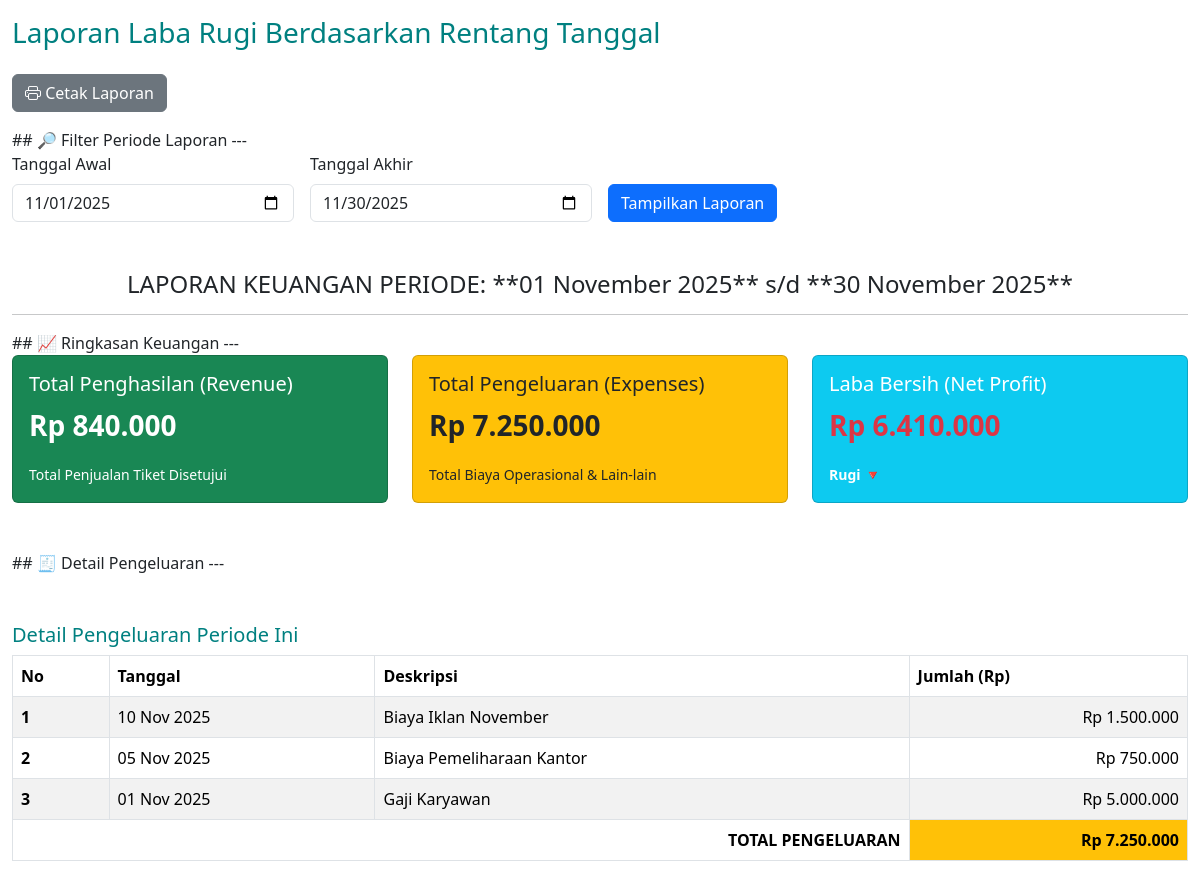
Page /admin/laporan_keuangan.php (signed in) on the committed database.
### tables this page shows
CREATE TABLE `expenses` (
  `id` int NOT NULL,
  `deskripsi` varchar(255) NOT NULL,
  `jumlah` decimal(12,2) NOT NULL,
  `tanggal_pengeluaran` date NOT NULL,
  `created_at` timestamp NOT NULL DEFAULT CURRENT_TIMESTAMP
);

### admin/laporan_keuangan.php (the view, shortened to what this page needs)
<?php
include "../koneksi.php";
include "boot.php";
$default_start = date('Y-m-01');
$default_end = date('Y-m-t');
$start_date = $_GET['start_date'] ?? $default_start;
$end_date = $_GET['end_date'] ?? $default_end;
$end_date_query = $end_date . ' 23:59:59';
$penghasilan_query = $mysql->prepare("
    SELECT IFNULL(SUM(p.harga * k.jumlah), 0) AS total_penghasilan
    FROM bookings k
    JOIN pesawat p ON k.id_pesawat = p.id
    WHERE k.status = 'disetujui'
    AND k.created_at BETWEEN ? AND ?
");
$penghasilan_query->bind_param("ss", $start_date, $end_date_query);
$penghasilan_query->execute();
$penghasilan_result = $penghasilan_query->get_result()->fetch_assoc();
$total_penghasilan = $penghasilan_result['total_penghasilan'] ?? 0;
$pengeluaran_query = $mysql->prepare("
    SELECT IFNULL(SUM(jumlah), 0) AS total_pengeluaran
    FROM expenses
    WHERE tanggal_pengeluaran BETWEEN ? AND ?
");
$pengeluaran_query->bind_param("ss", $start_date, $end_date_query);
$pengeluaran_query->execute();
$pengeluaran_result = $pengeluaran_query->get_result()->fetch_assoc();
$total_pengeluaran = $pengeluaran_result['total_pengeluaran'] ?? 0;
$laba_bersih = $total_penghasilan - $total_pengeluaran;
if ($laba_bersih > 0) {
    $laba_status = "Laba 💰";
    $laba_class = "text-success";
} elseif ($laba_bersih < 0) {
    $laba_status = "Rugi 🔻";
    $laba_class = "text-danger";
} else {
    $laba_status = "Impás (Break-even) ⏸️";
    $laba_class = "text-secondary";
}
$detail_pengeluaran_sql = "
    SELECT id, deskripsi, jumlah, tanggal_pengeluaran
    FROM expenses
    WHERE tanggal_pengeluaran BETWEEN ? AND ?
    ORDER BY tanggal_pengeluaran DESC
";
$print_query_string = http_build_query(['start_date' => $start_date, 'end_date' => $end_date]);
?>
<!DOCTYPE html>
<html lang="id">
<head>
</head>
<body>
    <div class="container-fluid mt-3">
        <h3 class="mb-4 header-color">Laporan Laba Rugi Berdasarkan Rentang Tanggal</h3>
        <div class="mb-3">
            <a href="cetak_laporan.php?<?= $print_query_string ?>" target="_blank" class="btn btn-secondary">
                <i class="bi bi-printer"></i> Cetak Laporan
            </a>
        </div>
        ## 🔎 Filter Periode Laporan
        ---
        <form class="row g-3 mb-4 align-items-end" method="GET" action="index.php">
            <div class="col-md-3">
                <label for="startDate" class="form-label">Tanggal Awal</label>
                <input type="date" class="form-control" id="startDate" name="start_date" value="<?= htmlspecialchars($start_date) ?>" required>
            </div>
            <div class="col-md-3">
                <label for="endDate" class="form-label">Tanggal Akhir</label>
                <input type="date" class="form-control" id="endDate" name="end_date" value="<?= htmlspecialchars($end_date) ?>" required>
            </div>
            <div class="col-md-6">
                <button type="submit" class="btn btn-primary me-2">Tampilkan Laporan</button>
            </div>
        </form>
        <h4 class="mt-5 text-center">LAPORAN KEUANGAN PERIODE: **<?= date('d F Y', strtotime($start_date)) ?>** s/d **<?= date('d F Y', strtotime($end_date)) ?>**</h4>
        <hr>
        ## 📈 Ringkasan Keuangan
        ---
        <div class="row mb-5">
            <div class="col-md-4">
                <div class="card bg-success text-white">
                    <div class="card-body">
                        <h5 class="card-title">Total Penghasilan (Revenue)</h5>
                        <p class="card-text fs-3 fw-bold">Rp <?= number_format($total_penghasilan, 0, ',', '.') ?></p>
                        <small>Total Penjualan Tiket Disetujui</small>
                    </div>
                </div>
            </div>
            <div class="col-md-4">
                <div class="card bg-warning text-dark">
                    <div class="card-body">
                        <h5 class="card-title">Total Pengeluaran (Expenses)</h5>
                        <p class="card-text fs-3 fw-bold">Rp <?= number_format($total_pengeluaran, 0, ',', '.') ?></p>
                        <small>Total Biaya Operasional & Lain-lain</small>
                    </div>
                </div>
            </div>
            <div class="col-md-4">
                <div class="card bg-info text-white">
                    <div class="card-body">
                        <h5 class="card-title">Laba Bersih (Net Profit)</h5>
                        <p class="card-text fs-3 fw-bold <?= $laba_class ?>">Rp <?= number_format(abs($laba_bersih), 0, ',', '.') ?></p>
                        <small class="fw-bold"><?= $laba_status ?></small>
                    </div>
                </div>
            </div>
        </div>
        ## 🧾 Detail Pengeluaran
        ---
        <h5 class="mt-5 header-color">Detail Pengeluaran Periode Ini</h5>
        <table class="table table-striped table-bordered">
            <thead class="table-custom-header">
                <tr>
                    <th scope="col">No</th>
                    <th scope="col">Tanggal</th>
                    <th scope="col">Deskripsi</th>
                    <th scope="col">Jumlah (Rp)</th>
                </tr>
            </thead>
            <tbody>
                <?php
                $no = 0;
                $stmt_detail_expense_re = $mysql->prepare($detail_pengeluaran_sql);
                $stmt_detail_expense_re->bind_param("ss", $start_date, $end_date_query);
                $stmt_detail_expense_re->execute();
                $tampil_detail_pengeluaran_re = $stmt_detail_expense_re->get_result();
                if ($tampil_detail_pengeluaran_re->num_rows > 0) {
                    while ($data = $tampil_detail_pengeluaran_re->fetch_assoc()) {
                        $no++;
                ?>
                        <tr>
                            <th scope="row"><?= $no; ?></th>
                            <td><?= date('d M Y', strtotime($data['tanggal_pengeluaran'])) ?></td>
                            <td><?= htmlspecialchars($data['deskripsi']) ?></td>
                            <td class="text-end">Rp <?= number_format($data['jumlah'], 0, ',', '.') ?></td>
                        </tr>
                    <?php }
                } else { ?>
                    <tr>
                        <td colspan="4" class="text-center text-muted">Tidak ada data pengeluaran untuk periode ini.</td>
                    </tr>
                <?php } ?>
            </tbody>
            <tfoot>
                <tr>
                    <th colspan="3" class="text-end">TOTAL PENGELUARAN</th>
                    <th class="text-end bg-warning fw-bold">Rp <?= number_format($total_pengeluaran, 0, ',', '.') ?></th>
                </tr>
            </tfoot>
        </table>
    </div>
</body>
</html>

### admin/laporan_keuangan.php (style rules this page uses)
.header-color { color: #008080 !important; }
.table-custom-header { background-color: #581845 !important; color: white; }

### rows in the picture
expenses: tanggal_pengeluaran "10 Nov 2025", deskripsi "Biaya Iklan November", jumlah "1.500.000"
expenses: tanggal_pengeluaran "05 Nov 2025", deskripsi "Biaya Pemeliharaan Kantor", jumlah "750.000"
expenses: tanggal_pengeluaran "01 Nov 2025", deskripsi "Gaji Karyawan", jumlah "5.000.000"

### other values in the picture
date('d F Y', strtotime($end_date)) "30 November 2025"
$total_penghasilan "840.000"
$total_pengeluaran "7.250.000"
abs($laba_bersih) "6.410.000"
$laba_status "Rugi 🔻"
